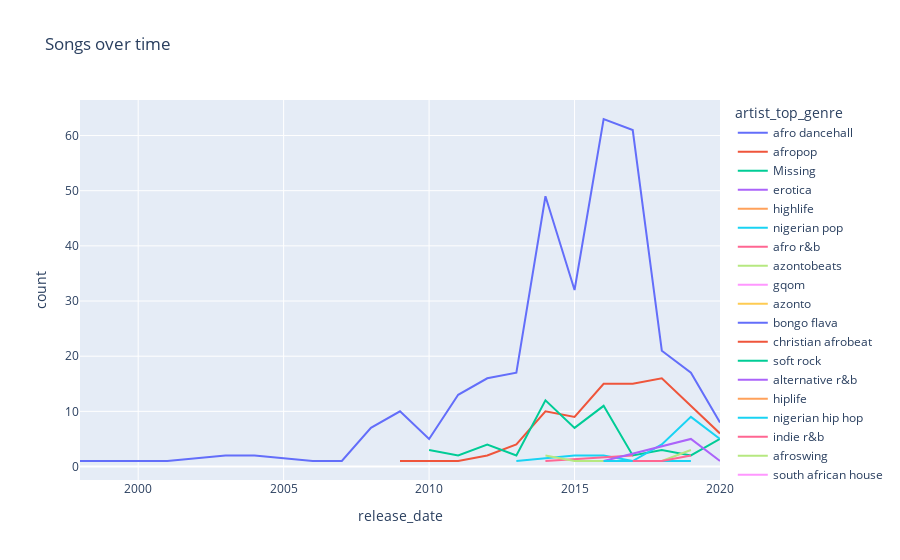

Write notebook code for a chart like this one.
### Code cell
e = df.groupby(['release_date', 'artist_top_genre']).count().reset_index()

px.line(e, x='release_date', y='name', labels= {'name':'count'}, title= 'Songs over time', color= 'artist_top_genre')

### Figure 1 — Plotly figure (JSON) as saved in the notebook; plotly's stock layout.template omitted (floating-point values rounded to 4 significant figures)
{"data": [{"hovertemplate": "artist_top_genre=afro dancehall<br>release_date=%{x}<br>count=%{y}<extra></extra>", "legendgroup": "afro dancehall", "line": {"color": "#636efa", "dash": "solid"}, "marker": {"symbol": "circle"}, "mode": "lines", "name": "afro dancehall", "orientation": "v", "showlegend": true, "type": "scatter", "x": [1998, 2000, 2001, 2003, 2004, 2006, 2007, 2008, 2009, 2010, 2011, 2012, 2013, 2014, 2015, 2016, 2017, 2018, 2019, 2020], "xaxis": "x", "y": [1, 1, 1, 2, 2, 1, 1, 7, 10, 5, 13, 16, 17, 49, 32, 63, 61, 21, 17, 8], "yaxis": "y"}, {"hovertemplate": "artist_top_genre=afropop<br>release_date=%{x}<br>count=%{y}<extra></extra>", "legendgroup": "afropop", "line": {"color": "#EF553B", "dash": "solid"}, "marker": {"symbol": "circle"}, "mode": "lines", "name": "afropop", "orientation": "v", "showlegend": true, "type": "scatter", "x": [2009, 2011, 2012, 2013, 2014, 2015, 2016, 2017, 2018, 2019, 2020], "xaxis": "x", "y": [1, 1, 2, 4, 10, 9, 15, 15, 16, 11, 6], "yaxis": "y"}, {"hovertemplate": "artist_top_genre=Missing<br>release_date=%{x}<br>count=%{y}<extra></extra>", "legendgroup": "Missing", "line": {"color": "#00cc96", "dash": "solid"}, "marker": {"symbol": "circle"}, "mode": "lines", "name": "Missing", "orientation": "v", "showlegend": true, "type": "scatter", "x": [2010, 2011, 2012, 2013, 2014, 2015, 2016, 2017, 2018, 2019, 2020], "xaxis": "x", "y": [3, 2, 4, 2, 12, 7, 11, 2, 3, 2, 5], "yaxis": "y"}, {"hovertemplate": "artist_top_genre=erotica<br>release_date=%{x}<br>count=%{y}<extra></extra>", "legendgroup": "erotica", "line": {"color": "#ab63fa", "dash": "solid"}, "marker": {"symbol": "circle"}, "mode": "lines", "name": "erotica", "orientation": "v", "showlegend": true, "type": "scatter", "x": [2010], "xaxis": "x", "y": [1], "yaxis": "y"}, {"hovertemplate": "artist_top_genre=highlife<br>release_date=%{x}<br>count=%{y}<extra></extra>", "legendgroup": "highlife", "line": {"color": "#FFA15A", "dash": "solid"}, "marker": {"symbol": "circle"}, "mode": "lines", "name": "highlife", "orientation": "v", "showlegend": true, "type": "scatter", "x": [2013], "xaxis": "x", "y": [1], "yaxis": "y"}, {"hovertemplate": "artist_top_genre=nigerian pop<br>release_date=%{x}<br>count=%{y}<extra></extra>", "legendgroup": "nigerian pop", "line": {"color": "#19d3f3", "dash": "solid"}, "marker": {"symbol": "circle"}, "mode": "lines", "name": "nigerian pop", "orientation": "v", "showlegend": true, "type": "scatter", "x": [2013, 2015, 2016, 2017, 2018, 2019, 2020], "xaxis": "x", "y": [1, 2, 2, 1, 4, 9, 5], "yaxis": "y"}, {"hovertemplate": "artist_top_genre=afro r&b<br>release_date=%{x}<br>count=%{y}<extra></extra>", "legendgroup": "afro r&b", "line": {"color": "#FF6692", "dash": "solid"}, "marker": {"symbol": "circle"}, "mode": "lines", "name": "afro r&b", "orientation": "v", "showlegend": true, "type": "scatter", "x": [2014, 2017], "xaxis": "x", "y": [1, 2], "yaxis": "y"}, {"hovertemplate": "artist_top_genre=azontobeats<br>release_date=%{x}<br>count=%{y}<extra></extra>", "legendgroup": "azontobeats", "line": {"color": "#B6E880", "dash": "solid"}, "marker": {"symbol": "circle"}, "mode": "lines", "name": "azontobeats", "orientation": "v", "showlegend": true, "type": "scatter", "x": [2014, 2015, 2016, 2018, 2019], "xaxis": "x", "y": [2, 1, 1, 1, 3], "yaxis": "y"}, {"hovertemplate": "artist_top_genre=gqom<br>release_date=%{x}<br>count=%{y}<extra></extra>", "legendgroup": "gqom", "line": {"color": "#FF97FF", "dash": "solid"}, "marker": {"symbol": "circle"}, "mode": "lines", "name": "gqom", "orientation": "v", "showlegend": true, "type": "scatter", "x": [2014], "xaxis": "x", "y": [1], "yaxis": "y"}, {"hovertemplate": "artist_top_genre=azonto<br>release_date=%{x}<br>count=%{y}<extra></extra>", "legendgroup": "azonto", "line": {"color": "#FECB52", "dash": "solid"}, "marker": {"symbol": "circle"}, "mode": "lines", "name": "azonto", "orientation": "v", "showlegend": true, "type": "scatter", "x": [2015], "xaxis": "x", "y": [1], "yaxis": "y"}, {"hovertemplate": "artist_top_genre=bongo flava<br>release_date=%{x}<br>count=%{y}<extra></extra>", "legendgroup": "bongo flava", "line": {"color": "#636efa", "dash": "solid"}, "marker": {"symbol": "circle"}, "mode": "lines", "name": "bongo flava", "orientation": "v", "showlegend": true, "type": "scatter", "x": [2015], "xaxis": "x", "y": [1], "yaxis": "y"}, {"hovertemplate": "artist_top_genre=christian afrobeat<br>release_date=%{x}<br>count=%{y}<extra></extra>", "legendgroup": "christian afrobeat", "line": {"color": "#EF553B", "dash": "solid"}, "marker": {"symbol": "circle"}, "mode": "lines", "name": "christian afrobeat", "orientation": "v", "showlegend": true, "type": "scatter", "x": [2015], "xaxis": "x", "y": [1], "yaxis": "y"}, {"hovertemplate": "artist_top_genre=soft rock<br>release_date=%{x}<br>count=%{y}<extra></extra>", "legendgroup": "soft rock", "line": {"color": "#00cc96", "dash": "solid"}, "marker": {"symbol": "circle"}, "mode": "lines", "name": "soft rock", "orientation": "v", "showlegend": true, "type": "scatter", "x": [2015], "xaxis": "x", "y": [1], "yaxis": "y"}, {"hovertemplate": "artist_top_genre=alternative r&b<br>release_date=%{x}<br>count=%{y}<extra></extra>", "legendgroup": "alternative r&b", "line": {"color": "#ab63fa", "dash": "solid"}, "marker": {"symbol": "circle"}, "mode": "lines", "name": "alternative r&b", "orientation": "v", "showlegend": true, "type": "scatter", "x": [2016, 2019, 2020], "xaxis": "x", "y": [1, 5, 1], "yaxis": "y"}, {"hovertemplate": "artist_top_genre=hiplife<br>release_date=%{x}<br>count=%{y}<extra></extra>", "legendgroup": "hiplife", "line": {"color": "#FFA15A", "dash": "solid"}, "marker": {"symbol": "circle"}, "mode": "lines", "name": "hiplife", "orientation": "v", "showlegend": true, "type": "scatter", "x": [2016], "xaxis": "x", "y": [1], "yaxis": "y"}, {"hovertemplate": "artist_top_genre=nigerian hip hop<br>release_date=%{x}<br>count=%{y}<extra></extra>", "legendgroup": "nigerian hip hop", "line": {"color": "#19d3f3", "dash": "solid"}, "marker": {"symbol": "circle"}, "mode": "lines", "name": "nigerian hip hop", "orientation": "v", "showlegend": true, "type": "scatter", "x": [2016, 2017, 2019], "xaxis": "x", "y": [1, 1, 1], "yaxis": "y"}, {"hovertemplate": "artist_top_genre=indie r&b<br>release_date=%{x}<br>count=%{y}<extra></extra>", "legendgroup": "indie r&b", "line": {"color": "#FF6692", "dash": "solid"}, "marker": {"symbol": "circle"}, "mode": "lines", "name": "indie r&b", "orientation": "v", "showlegend": true, "type": "scatter", "x": [2017, 2018, 2019], "xaxis": "x", "y": [1, 1, 2], "yaxis": "y"}, {"hovertemplate": "artist_top_genre=afroswing<br>release_date=%{x}<br>count=%{y}<extra></extra>", "legendgroup": "afroswing", "line": {"color": "#B6E880", "dash": "solid"}, "marker": {"symbol": "circle"}, "mode": "lines", "name": "afroswing", "orientation": "v", "showlegend": true, "type": "scatter", "x": [2018], "xaxis": "x", "y": [1], "yaxis": "y"}, {"hovertemplate": "artist_top_genre=south african house<br>release_date=%{x}<br>count=%{y}<extra></extra>", "legendgroup": "south african house", "line": {"color": "#FF97FF", "dash": "solid"}, "marker": {"symbol": "circle"}, "mode": "lines", "name": "south african house", "orientation": "v", "showlegend": true, "type": "scatter", "x": [2019], "xaxis": "x", "y": [1], "yaxis": "y"}], "layout": {"legend": {"title": {"text": "artist_top_genre"}, "tracegroupgap": 0}, "title": {"text": "Songs over time"}, "xaxis": {"anchor": "y", "domain": [0, 1], "title": {"text": "release_date"}}, "yaxis": {"anchor": "x", "domain": [0, 1], "title": {"text": "count"}}}}
